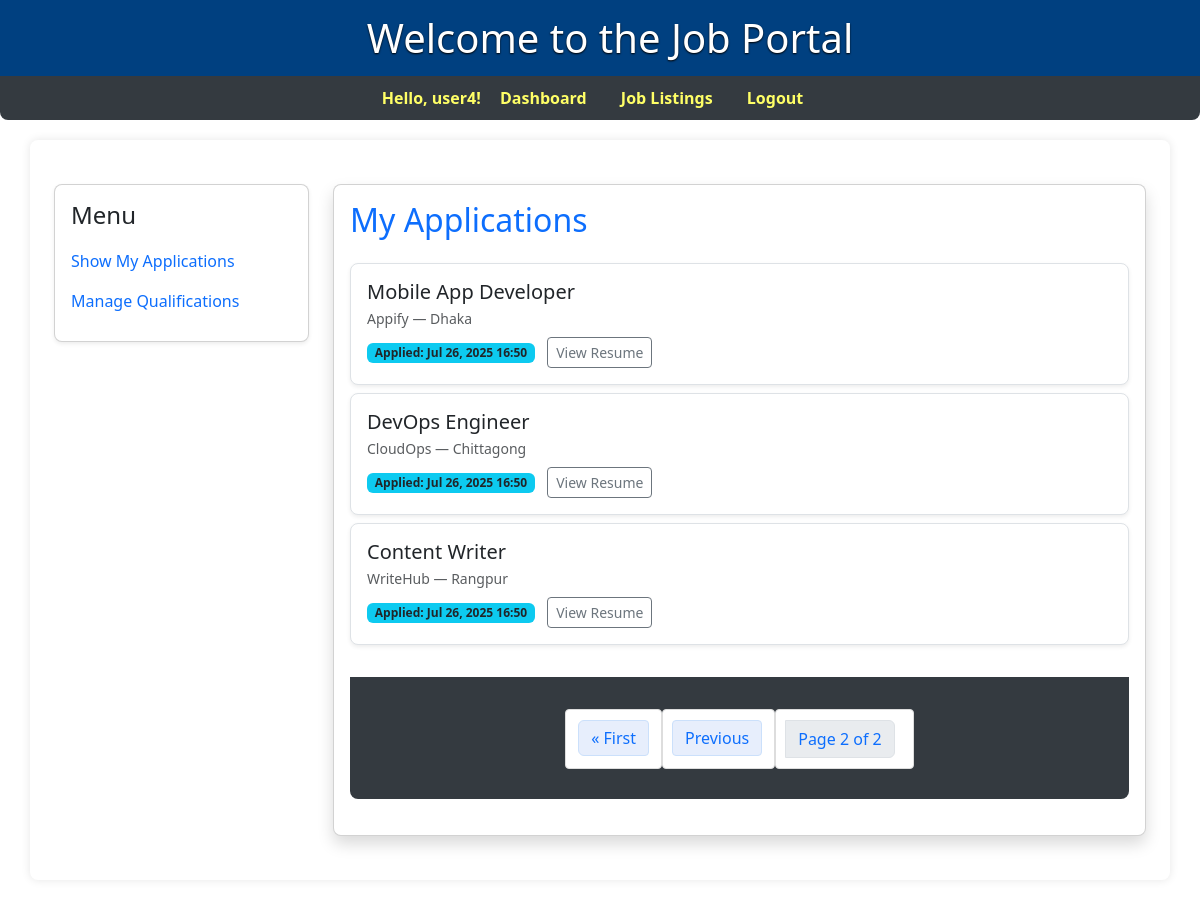
Page /dashboard/?page=2 (signed in) on the committed database.
### core/models.py (models this page shows)
class CustomUser(AbstractUser):
    ROLE_CHOICES = (
        ('employer', 'Employer'),
        ('applicant', 'Applicant'),
    )
    role = models.CharField(max_length=10, choices=ROLE_CHOICES)
    experience_years = models.IntegerField(blank=True, null=True)

class Application(models.Model):
    job = models.ForeignKey(Job, on_delete=models.CASCADE)
    applicant = models.ForeignKey(settings.AUTH_USER_MODEL, on_delete=models.CASCADE)
    resume = models.FileField(upload_to='resumes/')
    cover_letter = models.TextField()
    applied_at = models.DateTimeField(auto_now_add=True)
    class Meta:
        constraints = [
            models.UniqueConstraint(fields=['job', 'applicant'], name='unique_application_per_job_per_user')
        ]

class Job(models.Model):
    title = models.CharField(max_length=255)
    company_name = models.CharField(max_length=255)
    location = models.CharField(max_length=255)
    description = models.TextField()
    posted_by = models.ForeignKey(settings.AUTH_USER_MODEL, on_delete=models.CASCADE)
    created_at = models.DateTimeField(auto_now_add=True)

### core/views.py (the view)
# urls.py: path('dashboard/', views.dashboard, name='dashboard'),
@login_required
def dashboard(request):
    if request.user.role == 'employer':
        job_list = Job.objects.filter(posted_by=request.user).annotate(app_count=Count('application'))
        paginator = Paginator(job_list, 5)  # Show 5 jobs per page
        page_number = request.GET.get('page')
        jobs = paginator.get_page(page_number)
        return render(request, 'core/employer_dashboard.html', {'jobs': jobs})
    else:
        applications_list = Application.objects.filter(applicant=request.user)
        paginator = Paginator(applications_list, 5)  # 5 per page, adjust as needed
        page_number = request.GET.get('page')
        applications = paginator.get_page(page_number)
        return render(request, 'core/applicant_dashboard.html', {'applications': applications})

### core/templates/core/applicant_dashboard.html (shortened to what this page needs)
{% extends 'base.html' %}
{% block content %}
<div class="container-fluid py-4">
  <div class="row">
    <div class="col-md-3 mb-4">
      <div class="card shadow-sm rounded-3">
        <div class="card-body">
          <h4 class="mb-3">Menu</h4>
          <ul class="list-group">
            <li class="list-group-item border-0 px-0 py-1">
              <a href="{% url 'dashboard' %}" class="text-decoration-none">Show My Applications</a>
            </li>
            <li class="list-group-item border-0 px-0 py-1">
              <a href="{% url 'manage_qualifications' %}" class="text-decoration-none">Manage Qualifications</a>
            </li>
          </ul>
        </div>
      </div>
    </div>
    <div class="col-md-9">
      <div class="card shadow rounded-3">
        <div class="card-body">
          <h2 class="mb-4 text-primary">My Applications</h2>
          {% if applications %}
            <div class="list-group">
              {% for app in applications %}
                <div class="list-group-item py-3 mb-2 rounded-3 border shadow-sm">
                  <div class="d-flex justify-content-between align-items-center">
                    <div>
                      <h5 class="mb-1">{{ app.job.title }}</h5>
                      <div class="text-muted small mb-2">
                        {{ app.job.company_name }} &mdash; {{ app.job.location }}
                      </div>
                      <div>
                        <span class="badge bg-info text-dark">Applied: {{ app.applied_at|date:"M d, Y H:i" }}</span>
                        <a href="{{ app.resume.url }}" class="btn btn-outline-secondary btn-sm ms-2" target="_blank">
                          View Resume
                        </a>
                      </div>
                    </div>
                  </div>
                </div>
              {% endfor %}
            </div>
          {% else %}
            <div class="alert alert-info mt-3">
              No applications submitted yet.
            </div>
          {% endif %}
          <nav class="mt-4">
                <ul class="pagination justify-content-center">
                  {% if applications.has_previous %}
                    <li class="page-item">
                      <a class="page-link text-primary" href="?page=1">&laquo; First</a>
                    </li>
                    <li class="page-item">
                      <a class="page-link text-primary" href="?page={{ applications.previous_page_number }}">Previous</a>
                    </li>
                  {% endif %}
                  <li class="page-item disabled">
                    <span class="page-link text-primary">
                      Page {{ applications.number }} of {{ applications.paginator.num_pages }}
                    </span>
                  </li>
                </ul>
          </nav>
        </div>
      </div>
    </div>
  </div>
</div>
{% endblock %}

### templates/base.html (shortened to what this page needs)
{% load static %}
<!DOCTYPE html>
<html>
<head>
    <link rel="stylesheet" href="{% static 'css/style.css' %}">
    <link href="https://cdn.jsdelivr.net/npm/bootstrap@5.3.3/dist/css/bootstrap.min.css" rel="stylesheet">
</head>
<body>
    <div class="site-banner">
        <h1 style="margin: 0; padding: 5px 15px;">Welcome to the Job Portal</h1>
    </div>
    <nav>
        {% if user.is_authenticated %}
            <span style="color:#ff6; font-weight:bold;">Hello, {{ user.get_full_name|default:user.username }}!</span>
            <a href="{% url 'dashboard' %}">Dashboard</a>
            {% if user.role == 'applicant' %}
            <a href="{% url 'job_list' %}">Job Listings</a>
            {% endif %}
            <form action="{% url 'logout' %}" method="post" style="display:inline;">
                <button type="submit" style="background:none;border:none;padding:0;color:#007bff;cursor:pointer;">Logout</button>
            </form>
        {% else %}
            <a href="{% url 'login' %}">Login</a>
            <a href="{% url 'register' %}">Register</a>
        {% endif %}
    </nav>
    <div class="container">
        {% block content %}{% endblock %}
    </div>
</body>
</html>

### static/css/style.css (style rules this page uses)
body { font-family: Arial, sans-serif; background-color: #f8f9fa; margin: 0; padding: 0; }
.site-banner { height: 2cm; color: white; display: flex; align-items: center; font-size: 1.2rem; padding-left: 20px; text-shadow: 0 1px 2px black; background-color: #004080; justify-content: center; box-shadow: 0 2px 5px rgba(0,0,0,0.1); }
.container { width: 80%; margin: 20px auto; background: white; padding: 20px; box-shadow: 0 0 10px rgba(0,0,0,0.1); border-radius: 8px; }
h2 { color: #343a40; }
button { background-color: #007bff; color: white; padding: 10px 20px; border: none; border-radius: 4px; cursor: pointer; }
ul { list-style-type: none; padding: 0; }
li { background: #ffffff; padding: 10px; margin-bottom: 8px; border: 1px solid #ddd; border-radius: 4px; }
nav { background: #343a40; padding: 10px 0; margin-bottom: 20px; border-radius: 0 0 8px 8px; text-align: center; }
nav a, nav button { color: #ff6 !important; text-decoration: none; margin: 0 15px; font-weight: bold; background: none; border: none; padding: 0; cursor: pointer; font-size: 16px; transition: color 0.2s; }
.pagination a { margin: 0 5px; text-decoration: none; }
.pagination span { margin: 0 10px; }
.pagination { margin: 22px 0 12px 0; text-align: center; }
.pagination a { background: #e7eefc; color: #0072e3; padding: 5px 12px; border-radius: 4px; margin: 0 2px; border: 1px solid #cbe0fb; text-decoration: none; font-weight: 500; transition: background 0.18s, color 0.18s; }
.pagination span { margin: 0 8px; font-weight: 600; }
.pagination .page-link { color: #084298; font-weight: 500; }

### rows in the picture
CustomUser: get_full_name "user4"
Application: job "Mobile App Developer", job.company_name "Appify", job.location "Dhaka", applied_at "Jul 26, 2025 16:50"
Application: job "DevOps Engineer", job.company_name "CloudOps", job.location "Chittagong", applied_at "Jul 26, 2025 16:50"
Application: job "Content Writer", job.company_name "WriteHub", job.location "Rangpur", applied_at "Jul 26, 2025 16:50"

### other values in the picture
{{ applications.number }} "2"
{{ applications.paginator.num_pages }} "2"
